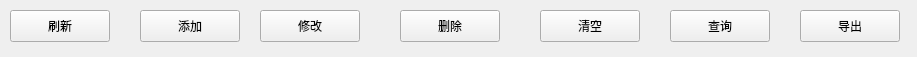
<?xml version="1.0" encoding="UTF-8"?>
<ui version="4.0">
 <class>SqlBtnBar</class>
 <widget class="QWidget" name="SqlBtnBar">
  <property name="geometry">
   <rect>
    <x>0</x>
    <y>0</y>
    <width>917</width>
    <height>57</height>
   </rect>
  </property>
  <property name="maximumSize">
   <size>
    <width>16777215</width>
    <height>58</height>
   </size>
  </property>
  <property name="windowTitle">
   <string>Form</string>
  </property>
  <widget class="QPushButton" name="exportBtn">
   <property name="geometry">
    <rect>
     <x>800</x>
     <y>10</y>
     <width>100</width>
     <height>32</height>
    </rect>
   </property>
   <property name="text">
    <string>导出</string>
   </property>
  </widget>
  <widget class="QPushButton" name="refreshBtn">
   <property name="geometry">
    <rect>
     <x>10</x>
     <y>10</y>
     <width>100</width>
     <height>32</height>
    </rect>
   </property>
   <property name="text">
    <string>刷新</string>
   </property>
  </widget>
  <widget class="QPushButton" name="clearBtn">
   <property name="geometry">
    <rect>
     <x>540</x>
     <y>10</y>
     <width>100</width>
     <height>32</height>
    </rect>
   </property>
   <property name="text">
    <string>清空</string>
   </property>
  </widget>
  <widget class="QPushButton" name="queryBtn">
   <property name="geometry">
    <rect>
     <x>670</x>
     <y>10</y>
     <width>100</width>
     <height>32</height>
    </rect>
   </property>
   <property name="text">
    <string>查询</string>
   </property>
  </widget>
  <widget class="QPushButton" name="delBtn">
   <property name="geometry">
    <rect>
     <x>400</x>
     <y>10</y>
     <width>100</width>
     <height>32</height>
    </rect>
   </property>
   <property name="text">
    <string>删除</string>
   </property>
  </widget>
  <widget class="QPushButton" name="modifyBtn">
   <property name="geometry">
    <rect>
     <x>260</x>
     <y>10</y>
     <width>100</width>
     <height>32</height>
    </rect>
   </property>
   <property name="text">
    <string>修改</string>
   </property>
  </widget>
  <widget class="QPushButton" name="addBtn">
   <property name="geometry">
    <rect>
     <x>140</x>
     <y>10</y>
     <width>100</width>
     <height>32</height>
    </rect>
   </property>
   <property name="text">
    <string>添加</string>
   </property>
  </widget>
 </widget>
 <resources/>
 <connections/>
</ui>
